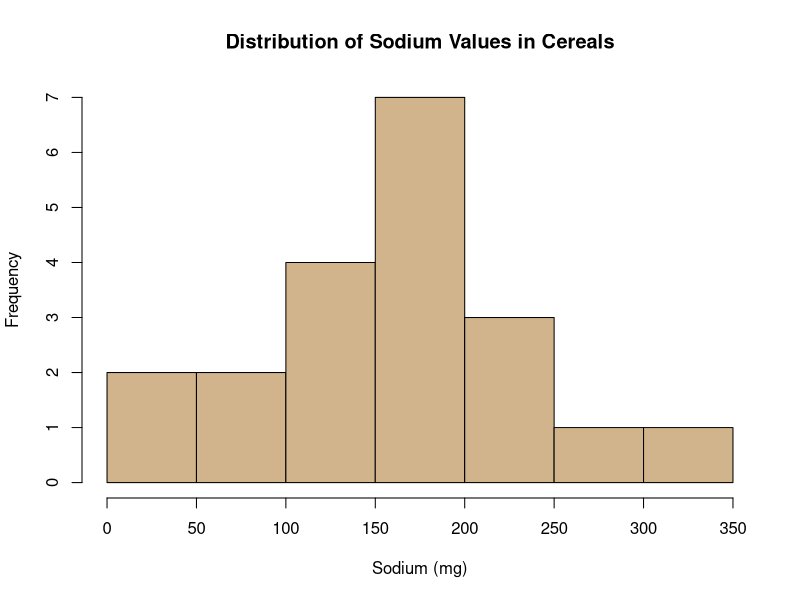
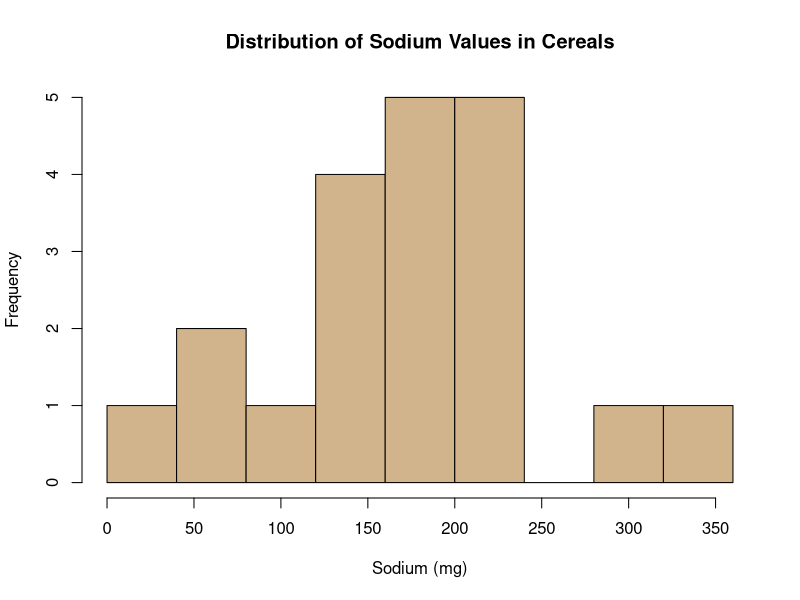
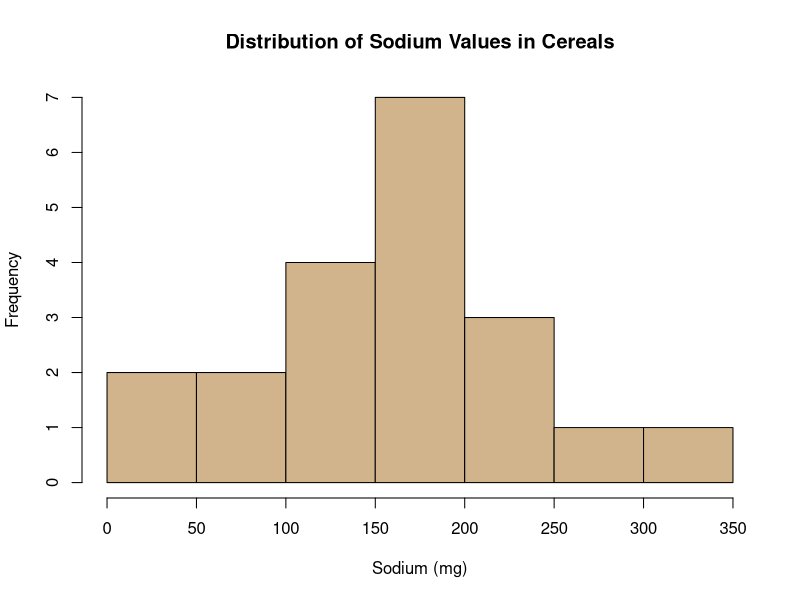
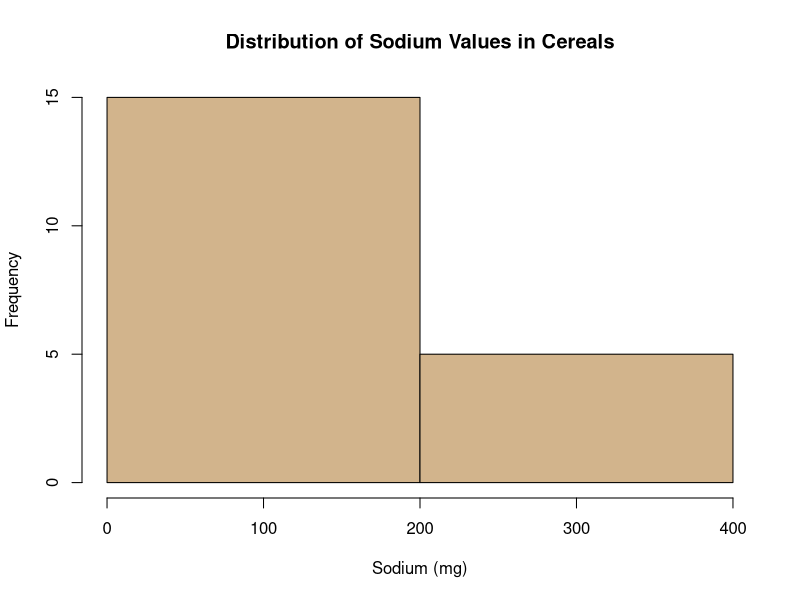
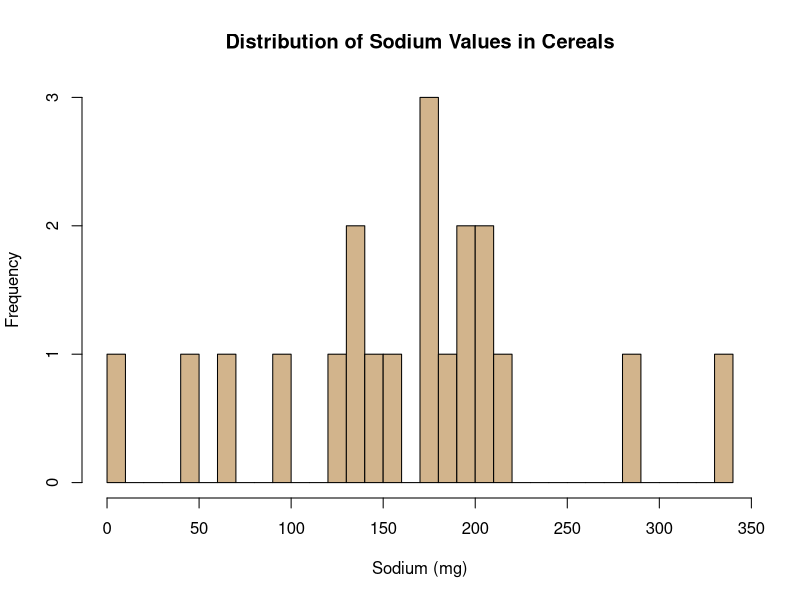

R code for these plots, in order: (Note: this script raises an error after producing the figures.)
############################################################
## R code to reproduce statistical analysis in the textbook:
## Agresti, Franklin, Klingenberg
## Statistics: The Art & Science of Learning from Data
## 5th Edition, Pearson 2021
## Web: ArtofStat.com
## Copyright: Bernhard Klingenberg
###########################################################

###################
###  Chapter 2  ###
###  Example 7  ###
###################

###############
## Histogram ##
###############

# Read in Sodium values:
sodium <- c(0, 340, 70, 140, 200, 180, 210, 150, 100, 130, 
            140, 180, 190, 160, 290, 50, 220, 180, 200, 210)

# Create Basic Histogram:
hist(sodium, col = 'tan', 
     main = 'Distribution of Sodium Values in Cereals',
     xlab = 'Sodium (mg)', ylab = 'Frequency')

# Changing the bins by providing the boundaries.
# (Note: right=FALSE puts an observation such as 120 in the interval from 120-160 and not 80-120)
hist(sodium, breaks = seq(0,360,40), right = FALSE, col = 'tan', 
     main = 'Distribution of Sodium Values in Cereals', 
     xlab = 'Sodium (mg)', ylab = 'Frequency')

# Another way to request a certain number of bins:
hist(sodium, breaks = 10,  col = 'tan', 
     main = 'Distribution of Sodium Values in Cereals',
     xlab = 'Sodium (mg)', ylab = 'Frequency')

# Too few breaks:
hist(sodium, breaks = 2, col = 'tan',
     main = 'Distribution of Sodium Values in Cereals',
     xlab = 'Sodium (mg)', ylab = 'Frequency')

# Too many breaks:
hist(sodium, breaks = 30, col = 'tan',
     main = 'Distribution of Sodium Values in Cereals',
     xlab = 'Sodium (mg)', ylab = 'Frequency')

# For more fine tuning, it is better to use the ggplot2 library.
# If you haven't installed it already, first type: install.packages(ggplot2)
library(ggplot2)

# Adjusting x-axis labels:
ggplot(data.frame(sodium), aes(x = Sodium)) + 
  geom_histogram(breaks = seq(0,360,40), color="black", fill="tan") +
  labs(x = 'Sodium (mg)', y = 'Frequency',  
       title="Distribution of Sodium Values in Cereals") +
  scale_y_continuous(limit = c(0,7), 
                     breaks = 1:7, 
                     expand = c(0,0)) +
  scale_x_continuous(breaks = seq(0,360,40)) +
  theme_bw() +
  theme(panel.grid.minor = element_blank(), 
        text=element_text(size = 14))

# Plotting percentages rather than counts on the y-axis:
ggplot(data.frame(sodium), 
       aes(x = sodium, y = 100 * (..count.. / sum(..count..)))) + 
  geom_histogram(breaks = seq(0,360,40), color = 'black', fill = 'tan') +
  labs(x = 'Sodium (mg)', y = 'Percent (%)',  
       title = 'Distribution of Sodium Values in Cereals') +
  scale_y_continuous(limit = c(0,32), 
                     breaks = seq(0,30,5), 
                     expand = c(0,0)) +
  scale_x_continuous(breaks = seq(0,360,40)) +
  theme_bw() +
  theme(panel.grid.minor=element_blank())

# R actually defines intervals open to the left and closed to the right 
# To get the histograms perfectly match the ones in the textbook, use closed="left":
ggplot(data.frame(sodium), 
       aes(x = sodium, y = 100 * (..count.. / sum(..count..)))) + 
  geom_histogram(breaks = seq(0,360,40), closed = 'left', color = 'black', fill = 'tan') +
  labs(x = 'Sodium (mg)', y = 'Percent (%)',  
       title = 'Distribution of Sodium Values in Cereals') +
  scale_y_continuous(limit = c(0,32), 
                     breaks = seq(0,30,5), 
                     expand = c(0,0)) +
  scale_x_continuous(breaks = seq(0,360,40)) +
  theme_bw() +
  theme(panel.grid.minor = element_blank())


